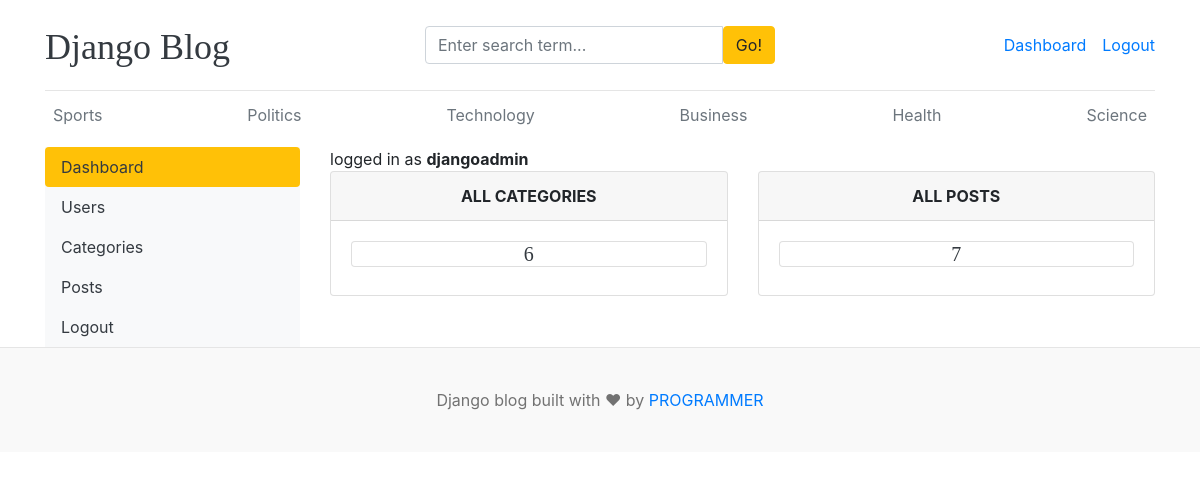
The page /dashboard/ (signed in) on the database its author committed.
### blogs/models.py (models this page shows, shortened)
class Category(models.Model):
    category_name = models.CharField(max_length=100)
    category_at = models.DateTimeField(auto_now_add=True)
    updated_at = models.DateTimeField(auto_now=True)
    class Meta:
        verbose_name_plural = "Categories"

### dashboards/views.py (the view)
# urls.py: path('dashboard/', include('dashboards.urls')),
@login_required(login_url="login")
def dashboard(request):
    category_count = Category.objects.all().count()
    blogs_count = Blog.objects.all().count()
    context = {
        "category_count": category_count,
        "blogs_count": blogs_count,
    }
    return render(request, "dashboard/dashboard.html", context)

### blogs/context_processors.py (called while the page is built)
def get_cat(request):
    categories = Category.objects.all()
    return dict(categories=categories)

def get_social_links(request):
    social_links = SocialLink.objects.all()
    return dict(social_links=social_links)

### templates/dashboard/dashboard.html (shortened to what this page needs)
{% extends "base.html" %}
{% block content %}
<div class="row">
    {% include 'dashboard/sidebar.html' %}
    <div class="col-md-9">
        <span>logged in as <b>{{user}}</b> </span>
        <div class="row">
            <div class="col">
                <div class="card border-default mb-3">
                    <div class="card-header text-center text-uppercase font-weight-bold">All Categories</div>
                    <div class="card-body text-dark">
                        <h5 class="card title text-center">{{category_count}} </h5>
                    </div>
                </div>
            </div>
               <div class="col">
                <div class="card border-default mb-3">
                    <div class="card-header text-center text-uppercase font-weight-bold">All Posts</div>
                    <div class="card-body text-dark">
                        <h5 class="card title text-center">{{ blogs_count }}</h5>
                    </div>
                </div>
            </div>
        </div>
    </div>
</div>
{% endblock %}

### templates/base.html (shortened to what this page needs)
{% load static %}
<!doctype html>
<html lang="en">
  <head>
    <link
      href="https://getbootstrap.com/docs/4.0/dist/css/bootstrap.min.css"
      rel="stylesheet"
    />
    <link href="{% static 'css/blog.css' %}" rel="stylesheet" />
    <link rel="stylesheet" href="https://cdnjs.cloudflare.com/ajax/libs/font-awesome/4.7.0/css/font-awesome.min.css">
  </head>
  <body>
    <div class="container">
      <header class="blog-header py-3">
        <div class="row align-items-center">
          <div class="col-12 col-md-4 pt-1">
            <a class="blog-header-logo text-dark" href="/">Django Blog</a>
          </div>
          <div class="col-12 col-md-4">
            <form action="{% url 'search' %}" method="GET">
              <div class="input-group">
                <input
                  class="form-control"
                  type="text"
                  name="keyword"
                  value="{{ keyword }}"
                  placeholder="Enter search term..."
                  aria-label="Enter search"
                />
                <button type="submit" class="btn btn-warning" id="button-search">
                  Go!
                </button>
              </div>
            </form>
          </div>
          <div class="col-12 col-md-4 d-flex justify-content-md-end align-items-center">
            {% if not user.is_authenticated %}
            <a class="btn btn-sm btn-warning" href="{%url 'login'%}">Login</a>
            <a class="btn btn-sm btn-outline-secondary ml-2" href="{%url 'register'%}">Register</a>
            {% else %}
          <span><a href="{% url 'dashboard' %}">Dashboard</a></span>
          <span><a href="{% url 'logout' %}">Logout</a></span>
            {% endif %}
          </div>
        </div>
      </header>
      <div class="nav-scroller py-1 mb-2">
        <nav class="nav d-flex justify-content-between">
          {% for category in categories %}
          <a class="p-2 text-muted" href="{% url 'posts_by_category' category.id %}">
            {{ category.category_name }}
          </a>
          {% endfor %}
        </nav>
      </div>
      {% block content %}{% endblock %}
    </div>
    <footer class="blog-footer">
      <p>Django blog built with &hearts; by <a href="#">PROGRAMMER</a></p>
    </footer>
  </body>
</html>

### blog_main/static/css/blog.css (style rules this page uses)
.blog-header { border-bottom: 1px solid #e5e5e5; }
.blog-header-logo { font-family: "Playfair Display", Georgia, "Times New Roman", serif; font-size: 2.25rem; }
h1, h2, h3, h4, h5, h6 { font-family: "Playfair Display", Georgia, "Times New Roman", serif; }
.blog-footer { padding: 2.5rem 0; color: #727272; text-align: center; background-color: #f9f9f9; border-top: .05rem solid #e5e5e5; }
.blog-footer p:last-child { margin-bottom: 0; }

### rows shown on the page
Category: category_name "Sports"
Category: category_name "Politics"
Category: category_name "Technology"
Category: category_name "Business"
Category: category_name "Health"
Category: category_name "Science"

### other values the page prints
{{ user }} "djangoadmin"
{{ category_count }} "6"
{{ blogs_count }} "7"
